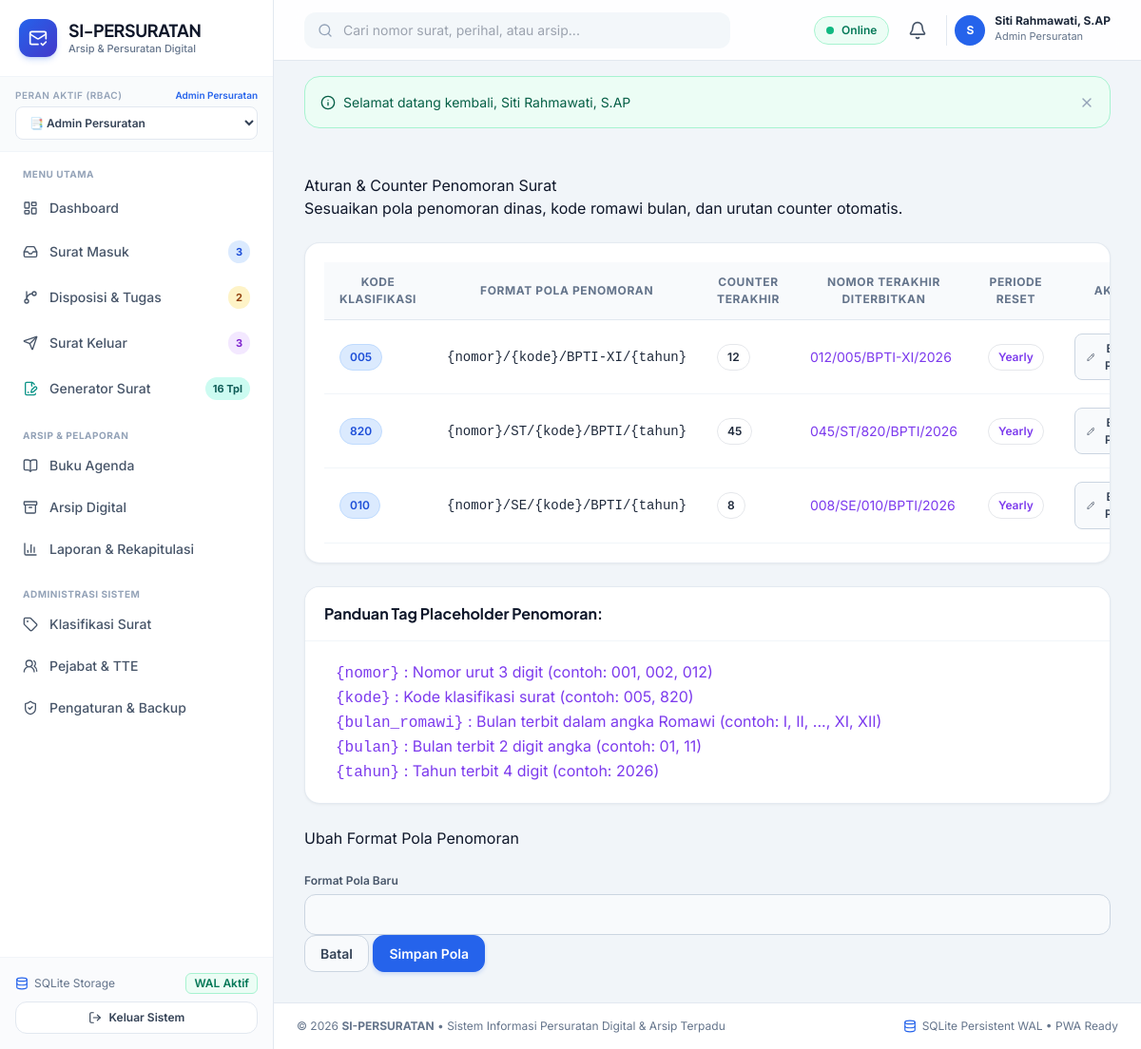
The page /public/master/penomoran.php (signed in) on the database its author committed.
### tables this page shows
CREATE TABLE users (
    id INTEGER PRIMARY KEY AUTOINCREMENT,
    username TEXT NOT NULL UNIQUE,
    email TEXT NOT NULL UNIQUE,
    password_hash TEXT NOT NULL,
    full_name TEXT NOT NULL,
    nip TEXT,
    jabatan TEXT,
    phone TEXT,
    role_id INTEGER NOT NULL,
    avatar TEXT,
    is_active INTEGER NOT NULL DEFAULT 1,
    created_at DATETIME DEFAULT CURRENT_TIMESTAMP,
    updated_at DATETIME DEFAULT CURRENT_TIMESTAMP,
    deleted_at DATETIME DEFAULT NULL,
    FOREIGN KEY (role_id) REFERENCES roles (id) ON DELETE RESTRICT
);

CREATE TABLE roles (
    id INTEGER PRIMARY KEY AUTOINCREMENT,
    name TEXT NOT NULL,
    slug TEXT NOT NULL UNIQUE,
    description TEXT,
    created_at DATETIME DEFAULT CURRENT_TIMESTAMP
);

CREATE TABLE nomor_surat (
    id INTEGER PRIMARY KEY AUTOINCREMENT,
    kode_klasifikasi TEXT,
    format_pola TEXT NOT NULL DEFAULT '{nomor}/{kode}/{bulan_romawi}/{tahun}',
    counter INTEGER NOT NULL DEFAULT 0,
    tahun INTEGER NOT NULL,
    reset_period TEXT NOT NULL DEFAULT 'yearly', -- 'yearly', 'monthly', 'never'
    last_number TEXT,
    updated_at DATETIME DEFAULT CURRENT_TIMESTAMP
);

### public/master/penomoran.php (the view, shortened to what the rows shown need)
<?php
require_once __DIR__ . '/../../config/app.php';
if (!Auth::check() || !Auth::can('master.manage')) {
    Flash::set('danger', 'Akses ditolak.');
    redirect('dashboard.php');
}
$db = Database::getInstance();
$rules = $db->query("SELECT * FROM nomor_surat ORDER BY id ASC")->fetchAll();
require_once APP_PATH . '/views/layouts/header.php';
?>
<div class="card border-0 shadow-sm rounded-3">
    <div class="card-body p-0">
        <div class="table-responsive">
            <table class="table table-custom mb-0">
                <thead>
                    <tr>
                        <th>Kode Klasifikasi</th>
                        <th>Format Pola Penomoran</th>
                        <th>Counter Terakhir</th>
                        <th>Nomor Terakhir Diterbitkan</th>
                        <th>Periode Reset</th>
                        <th width="120" class="text-center">Aksi</th>
                    </tr>
                </thead>
                <tbody>
                    <?php foreach ($rules as $r): ?>
                        <tr>
                            <td>
                                <span class="badge bg-primary font-monospace"><?= htmlspecialchars($r['kode_klasifikasi'] ?? 'Semua (Default)') ?></span>
                            </td>
                            <td>
                                <code class="fw-bold text-dark fs-6"><?= htmlspecialchars($r['format_pola']) ?></code>
                            </td>
                            <td>
                                <span class="badge bg-light text-dark border font-monospace"><?= $r['counter'] ?></span>
                            </td>
                            <td>
                                <span class="text-secondary small font-monospace"><?= htmlspecialchars($r['last_number'] ?? '-') ?></span>
                            </td>
                            <td>
                                <span class="badge bg-light text-secondary border"><?= ucfirst($r['reset_period']) ?></span>
                            </td>
                            <td class="text-center">
                                <button class="btn btn-sm btn-light border p-1" onclick="editFormat(<?= $r['id'] ?>, '<?= htmlspecialchars($r['format_pola']) ?>')">
                                    <i data-lucide="pencil" style="width: 14px;"></i> Edit Pola
                                </button>
                            </td>
                        </tr>
                    <?php endforeach; ?>
                </tbody>
            </table>
        </div>
    </div>
</div>
<?php require_once APP_PATH . '/views/layouts/footer.php'; ?>

### app/views/layouts/header.php (shortened to what the rows shown need)
<!DOCTYPE html>
<html lang="id">
<head>
    <script src="https://cdn.tailwindcss.com"></script>
</head>
<body class="antialiased selection:bg-blue-100 selection:text-blue-900">
<div class="min-h-screen flex flex-col lg:flex-row">
    <?php require_once APP_PATH . '/views/layouts/sidebar.php'; ?>
    <div class="flex-1 flex flex-col min-w-0 pb-20 lg:pb-0">
        <header class="sticky top-0 z-30 bg-white/90 backdrop-blur-md border-b border-slate-200 px-4 lg:px-8 h-16 flex items-center justify-between gap-4">
            <div class="flex items-center gap-2 sm:gap-3">
                <div class="relative">
                    <button onclick="toggleDropdown('user-menu')" class="flex items-center gap-2.5 pl-2 border-l border-slate-200 hover:opacity-90 transition">
                        <div class="w-8 h-8 rounded-full bg-blue-600 text-white font-bold text-xs flex items-center justify-center shadow-xs">
                            <?= strtoupper(substr($currentUser['full_name'] ?? 'U', 0, 1)) ?>
                        </div>
                        <div class="hidden md:block text-left">
                            <p class="text-xs font-bold text-slate-800 leading-none"><?= htmlspecialchars($currentUser['full_name'] ?? 'User') ?></p>
                            <p class="text-[11px] text-slate-500 mt-0.5"><?= htmlspecialchars($currentUser['role_name'] ?? 'Role') ?></p>
                        </div>
                    </button>
                </div>
            </div>
        </header>
        <main class="flex-1 p-4 lg:p-8 max-w-7xl w-full mx-auto space-y-6">

### app/views/layouts/sidebar.php (shortened to what the rows shown need)
<?php
$currentUser = Auth::user();
$currentRoleSlug = $currentUser['role_slug'] ?? 'superadmin';
?>
<aside id="sidebar" class="fixed lg:sticky top-0 left-0 z-50 h-screen w-72 bg-white border-r border-slate-200 flex flex-col transition-transform duration-300 -translate-x-full lg:translate-x-0 shrink-0">
  <div class="p-5 border-b border-slate-100 flex items-center justify-between">
    <a href="<?= url('dashboard.php') ?>" class="flex items-center gap-3 group text-decoration-none">
      <div>
        <h1 class="font-display font-bold text-slate-900 text-lg leading-tight tracking-tight">SI-PERSURATAN</h1>
      </div>
    </a>
  </div>
  <div class="px-4 py-3 bg-slate-50/80 border-b border-slate-100">
    <div class="flex items-center justify-between mb-1">
      <label class="text-[10px] font-semibold uppercase tracking-wider text-slate-400 block">Peran Aktif (RBAC)</label>
      <span class="text-[10px] text-blue-600 font-semibold"><?= htmlspecialchars($currentUser['role_name'] ?? 'User') ?></span>
    </div>
    <div class="relative">
      <select onchange="window.location.href='<?= url('switch_role.php?role=') ?>' + this.value" class="w-full text-xs font-semibold bg-white border border-slate-200 rounded-lg px-2.5 py-2 text-slate-700 focus:outline-none focus:ring-2 focus:ring-blue-500/20 focus:border-blue-600 cursor-pointer">
        <option value="admin_persuratan" <?= $currentRoleSlug === 'admin_persuratan' ? 'selected' : '' ?>>📑 Admin Persuratan</option>
      </select>
    </div>
  </div>
</aside>

### rows shown on the page
users: role.name "Admin Persuratan", full_name "S", full_name "Siti Rahmawati, S.AP"
roles: slug "📑 Admin Persuratan"
nomor_surat: kode_klasifikasi "005", format_pola "{nomor}/{kode}/BPTI-XI/{tahun}", counter "12", last_number "012/005/BPTI-XI/2026", reset_period "Yearly"
nomor_surat: kode_klasifikasi "820", format_pola "{nomor}/ST/{kode}/BPTI/{tahun}", counter "45", last_number "045/ST/820/BPTI/2026", reset_period "Yearly"
nomor_surat: kode_klasifikasi "010", format_pola "{nomor}/SE/{kode}/BPTI/{tahun}", counter "8", last_number "008/SE/010/BPTI/2026", reset_period "Yearly"

### other values the page prints
$badgeSm "3"
$badgeDisp "2"
$badgeSk "3"
$msg['message'] "Selamat datang kembali, Siti Rahmawati, S.AP"
